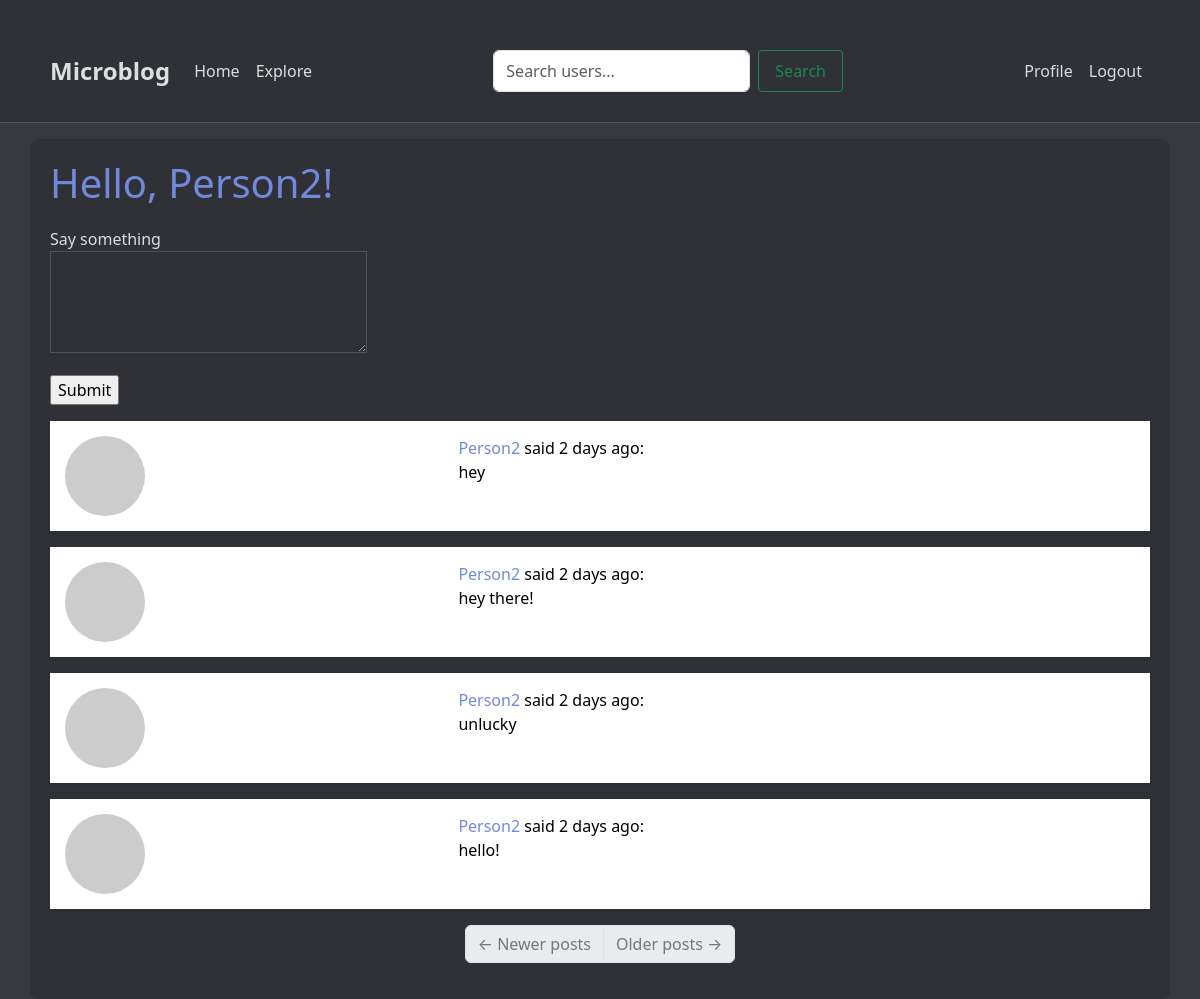
The page /index (signed in) on the database as committed earlier.
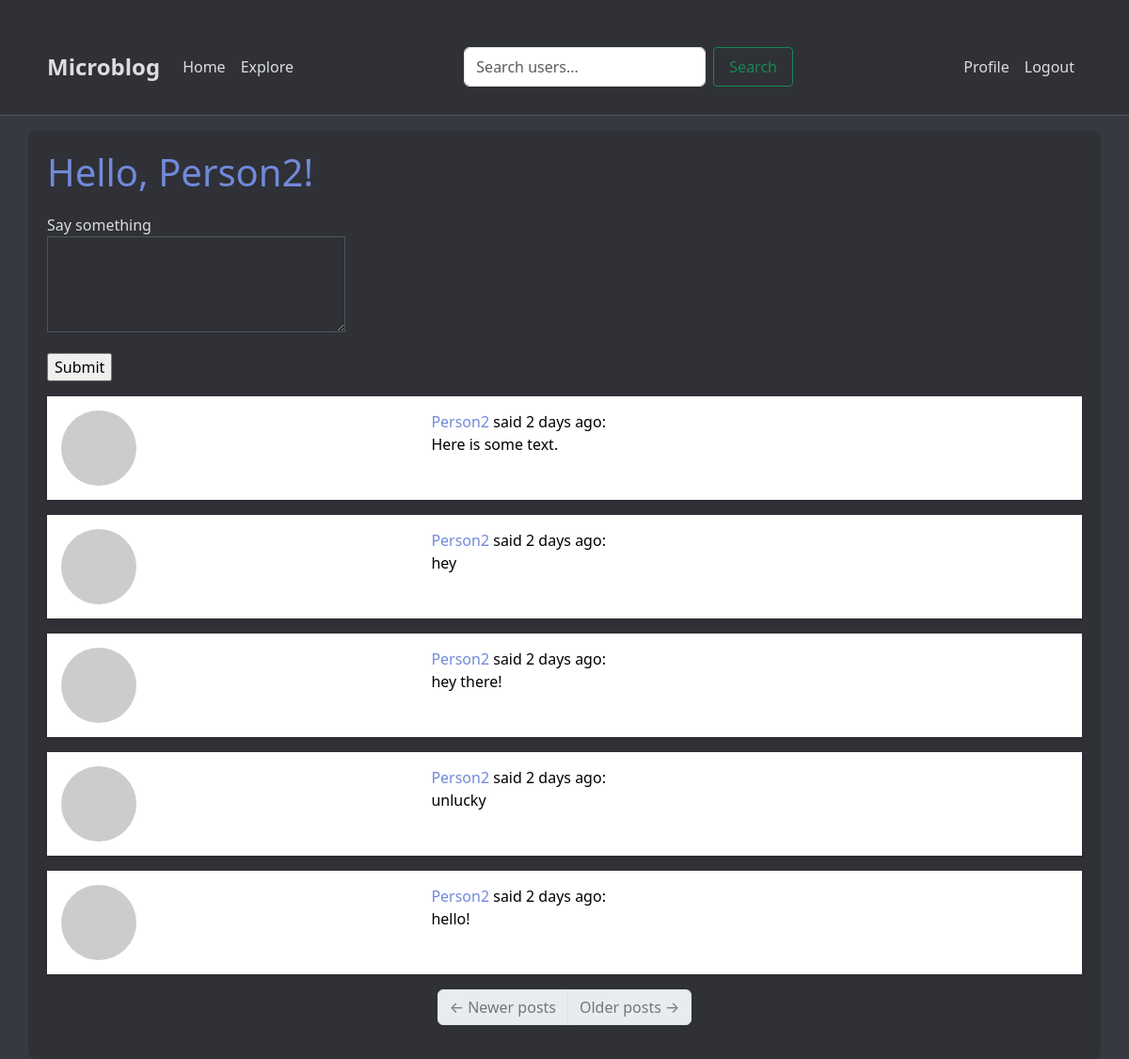
The same page on the database as committed later.
### app/models.py (models this page shows, shortened)
class Post(db.Model):
    id: so.Mapped[int] = so.mapped_column(primary_key=True)
    body: so.Mapped[str] = so.mapped_column(sa.String(140))
    timestamp: so.Mapped[datetime] = so.mapped_column(sa.DateTime, index=True, default=datetime.now(timezone.utc))
    user_id: so.Mapped[int] = so.mapped_column(sa.Integer, sa.ForeignKey('user.id'), index=True)
    author: so.Mapped[User] = so.relationship('User', back_populates='posts')

class User(UserMixin,db.Model):
    id: so.Mapped[int] = so.mapped_column(primary_key=True)
    username: so.Mapped[str] = so.mapped_column(sa.String(64), unique=True, index=True)
    email: so.Mapped[str] = so.mapped_column(sa.String(120), unique=True)
    password_hash: so.Mapped[str] = so.mapped_column(sa.String(128))
    posts: so.WriteOnlyMapped['Post'] = so.relationship('Post', back_populates='author')
    about_me: so.Mapped[Optional[str]] = so.mapped_column(sa.String(140))
    last_seen: so.Mapped[datetime] = so.mapped_column(default=lambda:datetime.now(timezone.utc))
    following: so.WriteOnlyMapped['User'] = so.relationship(
        secondary=followers, primaryjoin=(followers.c.follower_id == id),
        secondaryjoin=(followers.c.followed_id == id),
        back_populates='followers'
    )
    followers: so.WriteOnlyMapped['User'] = so.relationship(
        secondary=followers, primaryjoin=(followers.c.followed_id == id),
        secondaryjoin=(followers.c.follower_id == id),
        back_populates='following'
    )
    def avatar(self, size):
        digest = md5(self.email.lower().encode('utf-8')).hexdigest()
        return f'https://www.gravatar.com/avatar/{digest}?d=identicon&s={size}'
    def following_posts(self):
        Author = so.aliased(User)
        Follower = so.aliased(User)
        return (
            sa.select(Post)
            .join(Post.author.of_type(Author))
            .join(Author.followers.of_type(Follower), isouter=True)
            .where(sa.or_(
                Follower.id == self.id,
                Author.id == self.id
            ))
            .group_by(Post)
            .order_by(Post.timestamp.desc())
        )

### app/routes.py (the view)
@app.route('/', methods=['GET', 'POST'])
@app.route('/index', methods=['GET', 'POST'])
@login_required
def index():
    form = PostForm()
    if form.validate_on_submit():
        post = Post(body=form.post.data, author=current_user)
        db.session.add(post)
        db.session.commit()
        flash('Your post is now live!')
        return redirect(url_for('index'))
    page = request.args.get('page', 1, type=int)
    posts = db.paginate(current_user.following_posts(),
                        per_page=app.config['POSTS_PER_PAGE'],
                        error_out=False)
    next_url = url_for('index', page=posts.next_num) \
        if posts.has_next else None
    prev_url = url_for('index', page=posts.prev_num) \
        if posts.has_prev else None
    return render_template("index.html", title='Home Page', form=form, posts=posts.items, next_url=next_url, prev_url=prev_url)

### app/forms.py
class PostForm(FlaskForm):
    post = TextAreaField('Say something', validators=[
        DataRequired(), Length(min=1, max=140)])
    submit = SubmitField('Submit')

### app/models.py (called while the page is built)
def load_user(id):
    return User.query.get(int(id))

### app/routes.py (called while the page is built)
@app.before_request
def before_request():
    if current_user.is_authenticated:
        current_user.last_seen = datetime.now(timezone.utc)
        db.session.commit()

### app/templates/index.html (shortened to what this page needs)
{% extends "base.html" %}
{% block content %}
<html>
        <head>
        </head>
        <body>
            <h1>Hello, {{ current_user.username }}!</h1>
            {% if form %}
            <form action="" method="post">
                <p>
                    {{ form.post.label }}<br>
                    {{ form.post(cols=32, rows=4) }}<br>
                </p>
                <p>{{ form.submit() }}</p>
            </form>
            {% endif %}
            {% for post in posts %}
                {% include '_post.html' %}
            {% endfor %}
            <nav aria-label="Post navigation">
                <ul class="pagination">
                    <li class="page-item{% if not prev_url %} disabled{% endif %}">
                        <a class="page-link" href="{{ prev_url }}">
                            <span aria-hidden="true">&larr;</span> Newer posts
                        </a>
                    </li>
                    <li class="page-item{% if not next_url %} disabled{% endif %}">
                        <a class="page-link" href="{{ next_url }}">
                            Older posts <span aria-hidden="true">&rarr;</span>
                        </a>
                    </li>
                </ul>
            </nav>
        </body>
{% endblock %}

### app/templates/_post.html
<table class="table table-hover">
    <tr>
        <td width="70px">
            <a href="{{ url_for('user', username=post.author.username) }}">
                <img src="{{ post.author.avatar(70) }}" />
            </a>
        </td>
        <td>
            <a href="{{ url_for('user', username=post.author.username) }}">
                {{ post.author.username }}
            </a>
            said {{ moment(post.timestamp).fromNow() }}:
            <br>
            {{ post.body }}
        </td>
    </tr>
</table>

Rows that differ between the two databases and show on the page:
added Post: author.username "Person2", timestamp "2 days ago", body "Here is some text."
